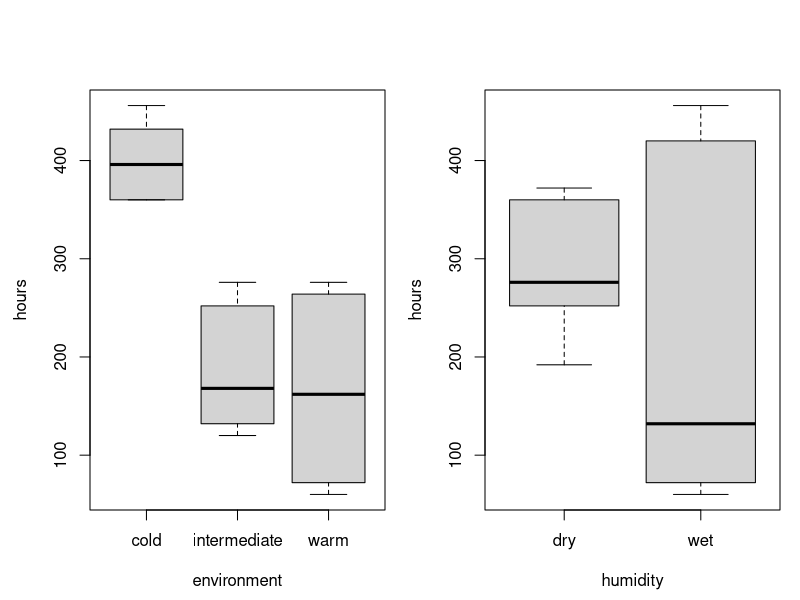
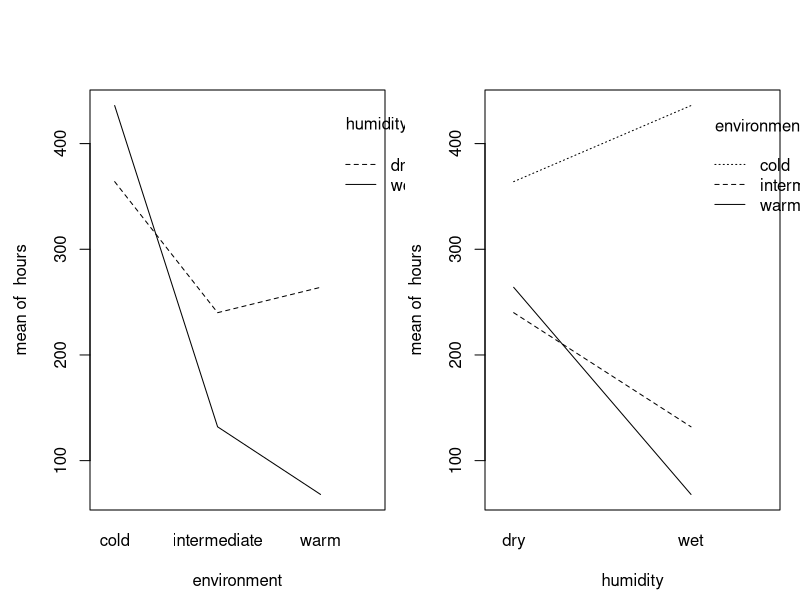
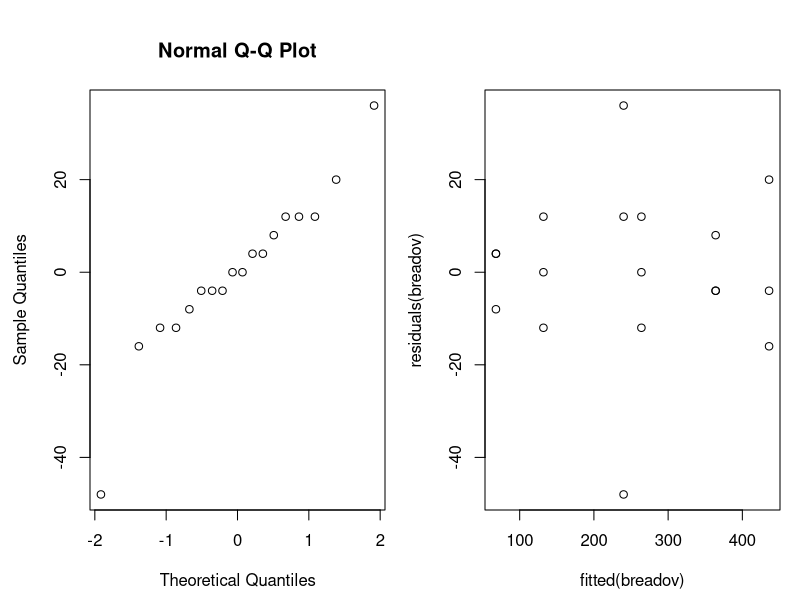

Source code (R) for these figures, in order:
## ---- chunk 1
knitr::opts_chunk$set(echo = TRUE)
options(digits=3)
## ---- chunk 2
bread = read.table("bread.txt",header=TRUE)
## ---- chunk 3
I=3; J=2; N=3
rbind(rep(1:I,each=N*J),rep(1:J,N*I),sample(1:(N*I*J)))
## ---- chunk 4
attach(bread)
par(mfrow=c(1,2), mar=c(4,4,4,1), oma=c(0.5,0.5,0.5,0))
boxplot(hours~environment)
boxplot(hours~humidity)
## ---- chunk 5
par(mfrow=c(1,2))
interaction.plot(environment, humidity, hours)
interaction.plot(humidity, environment, hours)
## ---- chunk 6
bread$environment=as.factor(bread$environment)
bread$humidity=as.factor(bread$humidity)

breadov=lm(hours~environment*humidity)
anova(breadov)
## ---- chunk 7
qqnorm(residuals(breadov))
plot(fitted(breadov),residuals(breadov))
## ---- chunk 8
wordcounts = read.table("austen.txt", header=TRUE)
austen = subset(wordcounts, select = c('Sense', 'Emma', 'Sand1'))
z=chisq.test(austen)
z
## ---- chunk 9
z$residuals
## ---- chunk 10
z1=chisq.test(wordcounts)
z1
## ---- chunk 11
z1$residuals
